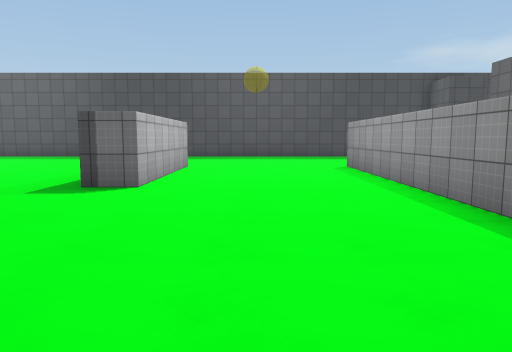
view 1 (above)

22 first-person views from a walk through a scene from a Unity 3-D project. The camera is 1.5 m above the floor, tilts 6° down and sees 70° across. The floor is counted in squares, 2 m on a side. Each view is taken from the middle of a square. On the plan, view 1 faces up. The plan holds only what a view shows up to about 11 squares ahead; the rest is blank. The place goes on beyond the plan. The player character is not drawn. Some animated figures are left out. Surface patterns are stand-ins for the level's own textures.

view 2
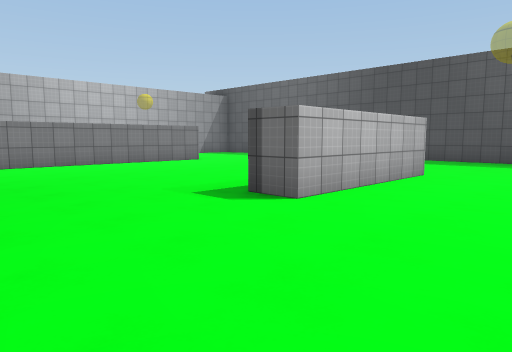

view 3
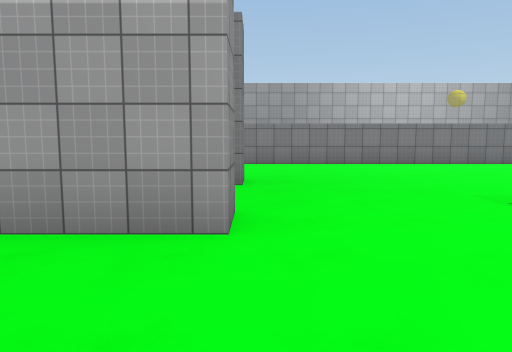

view 4
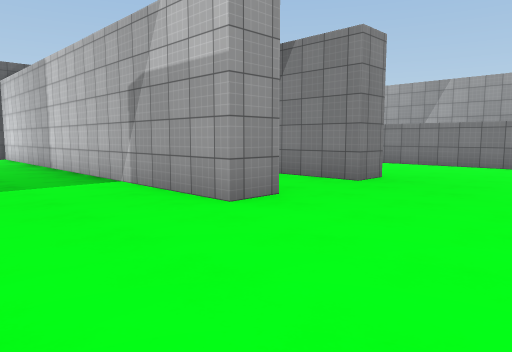

view 5
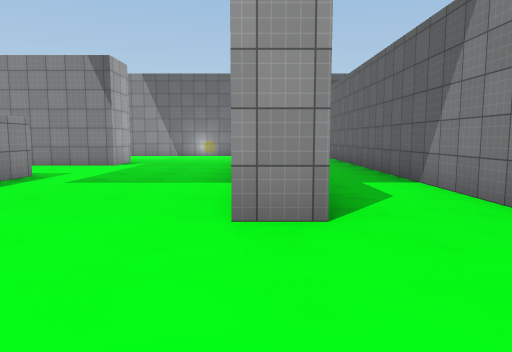

view 6
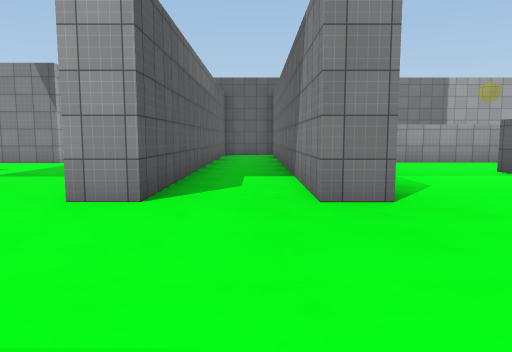

view 7
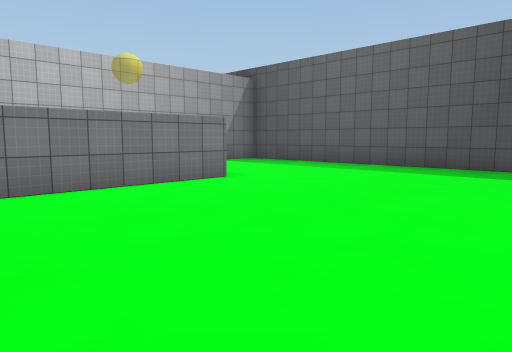

view 8
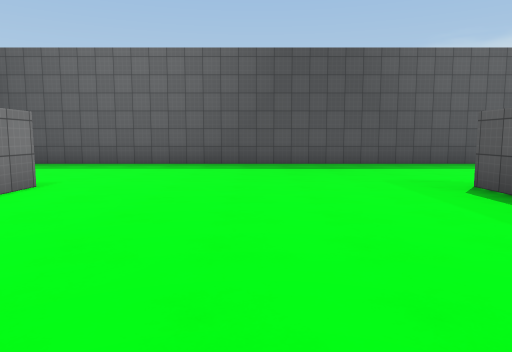

view 9
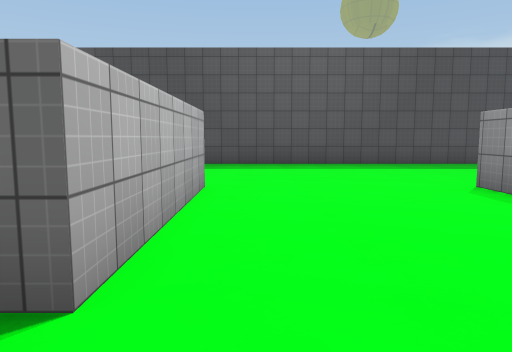

view 10
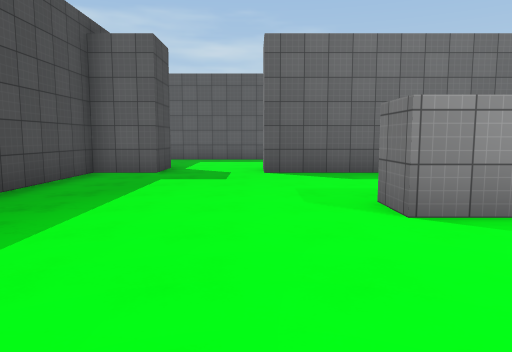

view 11
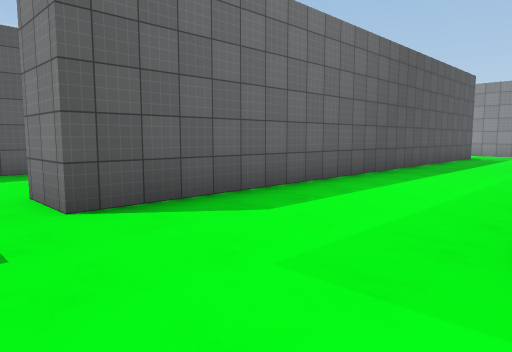

view 12
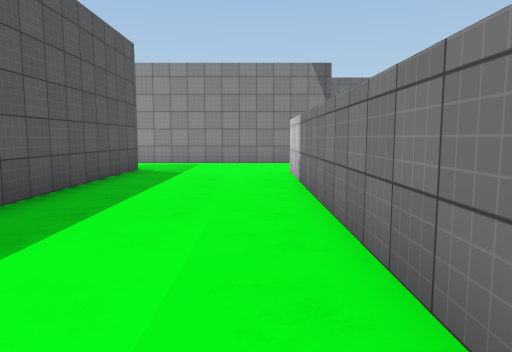

view 13
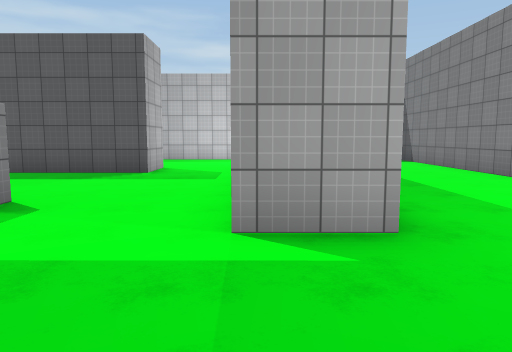

view 14
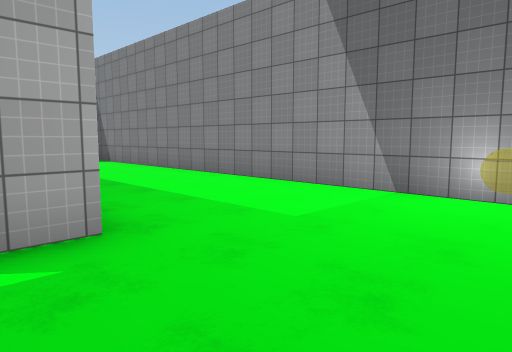

view 15
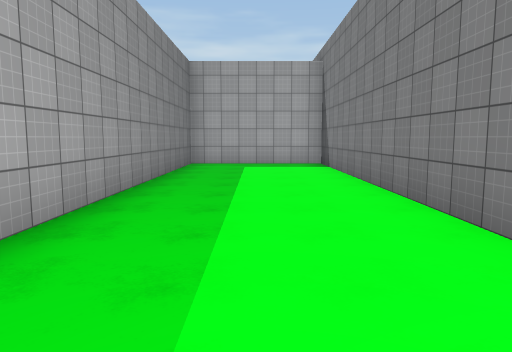

view 16
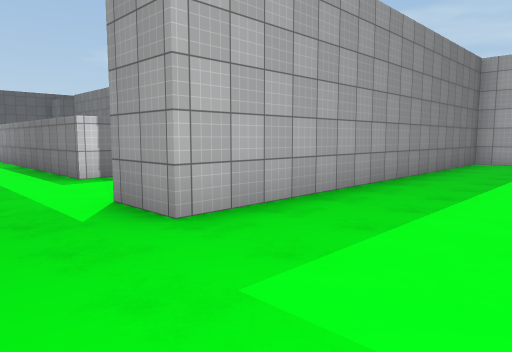

view 17
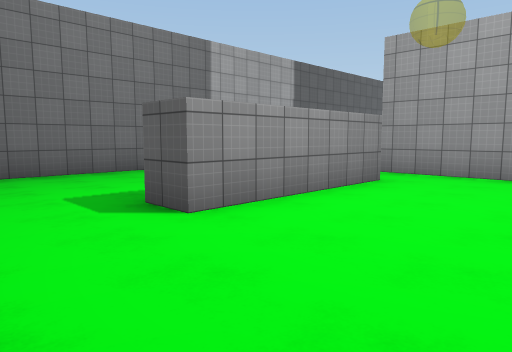

view 18
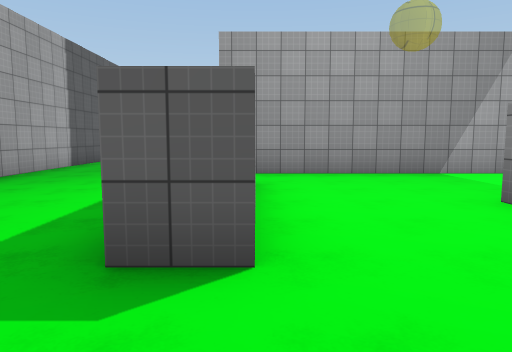

view 19
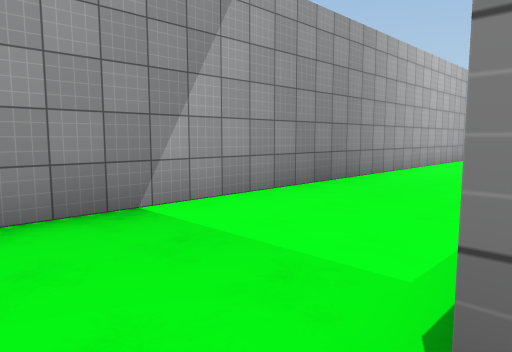

view 20
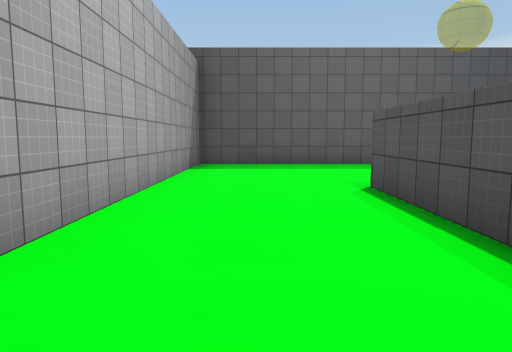

view 21
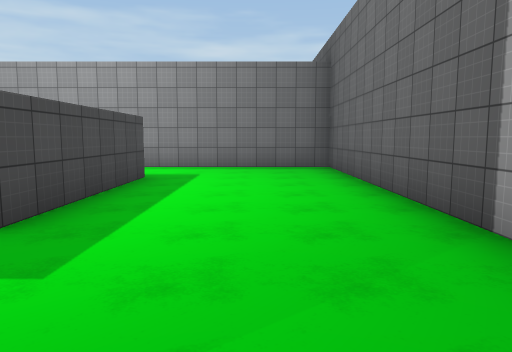

view 22
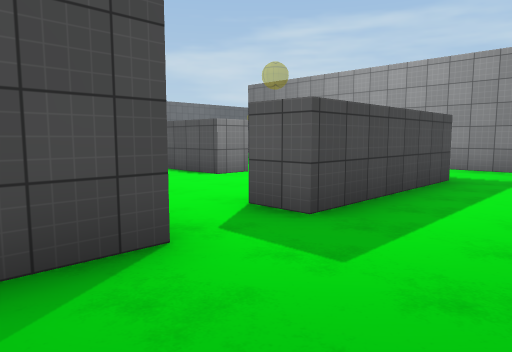

### Floor plan
Points are (right, up) in squares from view 1. A wall is a line through its corners. A room is listed if a view was taken in it or the views show most of it. See-through windows are left out.
Room 1 (views 1, 2, 3, 4, 5, 6, 7, 8, 9, 10, 11, 12, 13, 14, 15, 16, 17, 18, 19, 20, 21, 22)
walls: (-5.6, 1.8) (-4.8, 1.8) (-4.8, -6); (-2.7, 8.8) (-2.7, 9.6); (3.2, 5) (3.2, -2.1) (2.4, -2.1) (2.4, 9.6) (3.2, 9.6); (-1.8, 9.6) (-1.8, 5.5) (-2.8, 5.5); (-9.4, -1.6) (-9.4, -2.1) (-10.2, -2.1) (-10.2, -0.1); (-2.7, -4.9) (-2.7, 1.8) (-1.8, 1.8) (-1.8, -7.9); (-10.2, 6.4) (-10.2, 9.6); (-9.4, 9.6) (-9.4, -0.1); (-8.1, -5) (-8.1, -5.9) (-12.1, -5.9) (-12.1, -5) (-8.1, -5); (8.1, -2.7) (6.8, -2.7) (6.8, 10.8) (8.1, 10.8); (0.4, -9.9) (11.5, -9.9); (8.1, 13.1) (6.8, 13.1) (6.8, 14.5) (-13.6, 14.5) (-13.6, -5.9) (-14.6, -5.9); (11.5, -6.1) (1.8, -6.1) (1.8, -4.8) (7.5, -4.8); (-15.5, -9.9) (-5.6, -9.9) (-5.6, -5.1)
ways out: opening at (7.5, -3.5); opening at (7.5, 11.5)

Where each view was taken, in squares from view 1:
view 1: 0 up, 0 right, facing up
view 2: 2 up, 1 right, facing up-left
view 3: 2 up, 1 right, facing left
view 4: 5 up, 1 right, facing down-left
view 5: 5 up, 2 left, facing down
view 6: 6 up, 4 left, facing down
view 7: 5 up, 4 left, facing up-left
view 8: 4 up, 6 left, facing up
view 9: 4 up, 1 left, facing up
view 10: 11 up, 1 left, facing right
view 11: 12 up, 3 right, facing down-right
view 12: 6 up, 4 right, facing down
view 13: 5 down, 1 left, facing right
view 14: 5 down, 1 left, facing down-right
view 15: 8 down, 1 right, facing right
view 16: 9 down, 0 right, facing up-right
view 17: 2 down, 6 left, facing down-left
view 18: 5 down, 6 left, facing left
view 19: 3 down, 10 left, facing up-left
view 20: 4 up, 12 left, facing up
view 21: 8 down, 15 left, facing right
view 22: 8 down, 15 left, facing up-right
